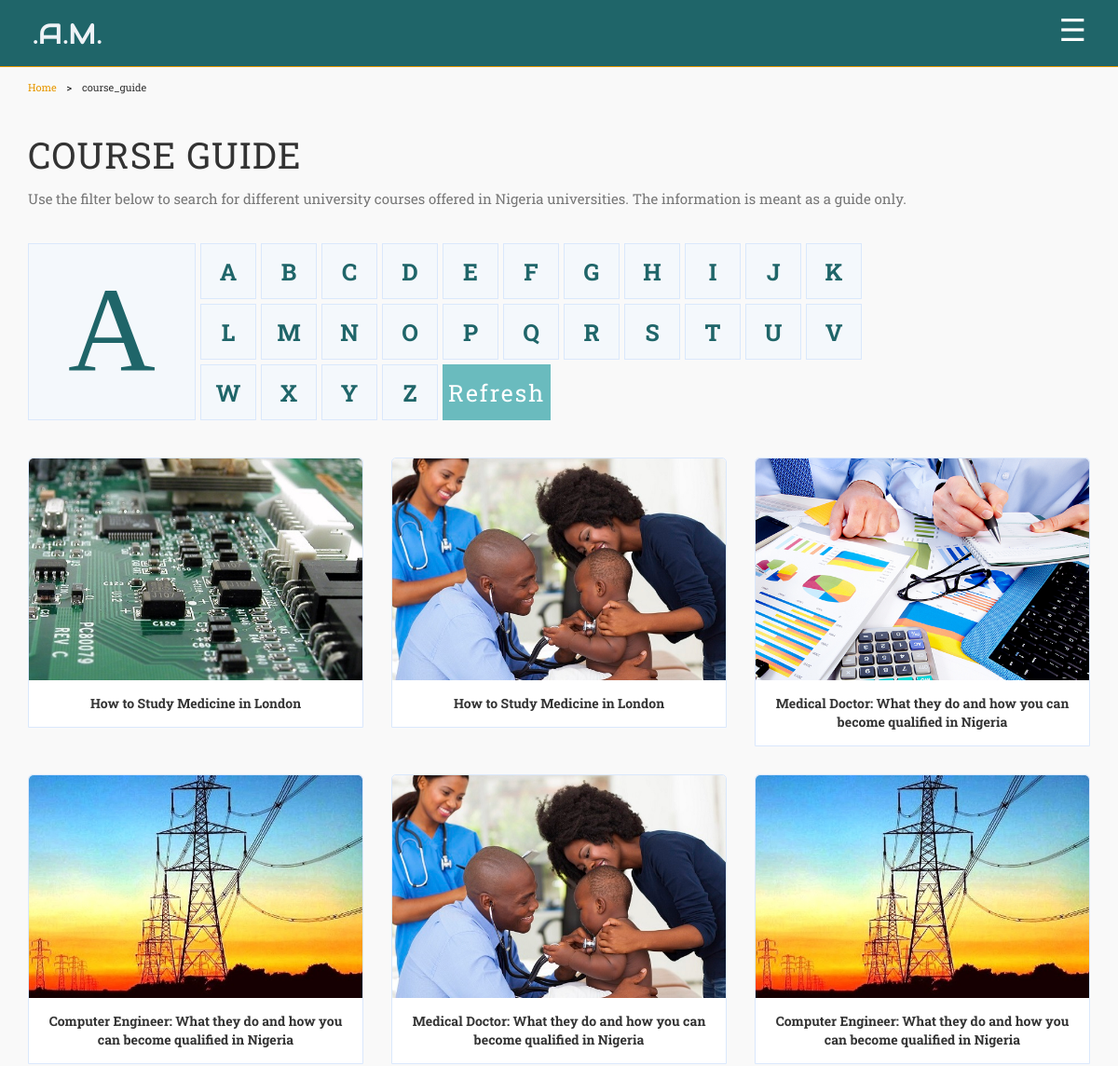
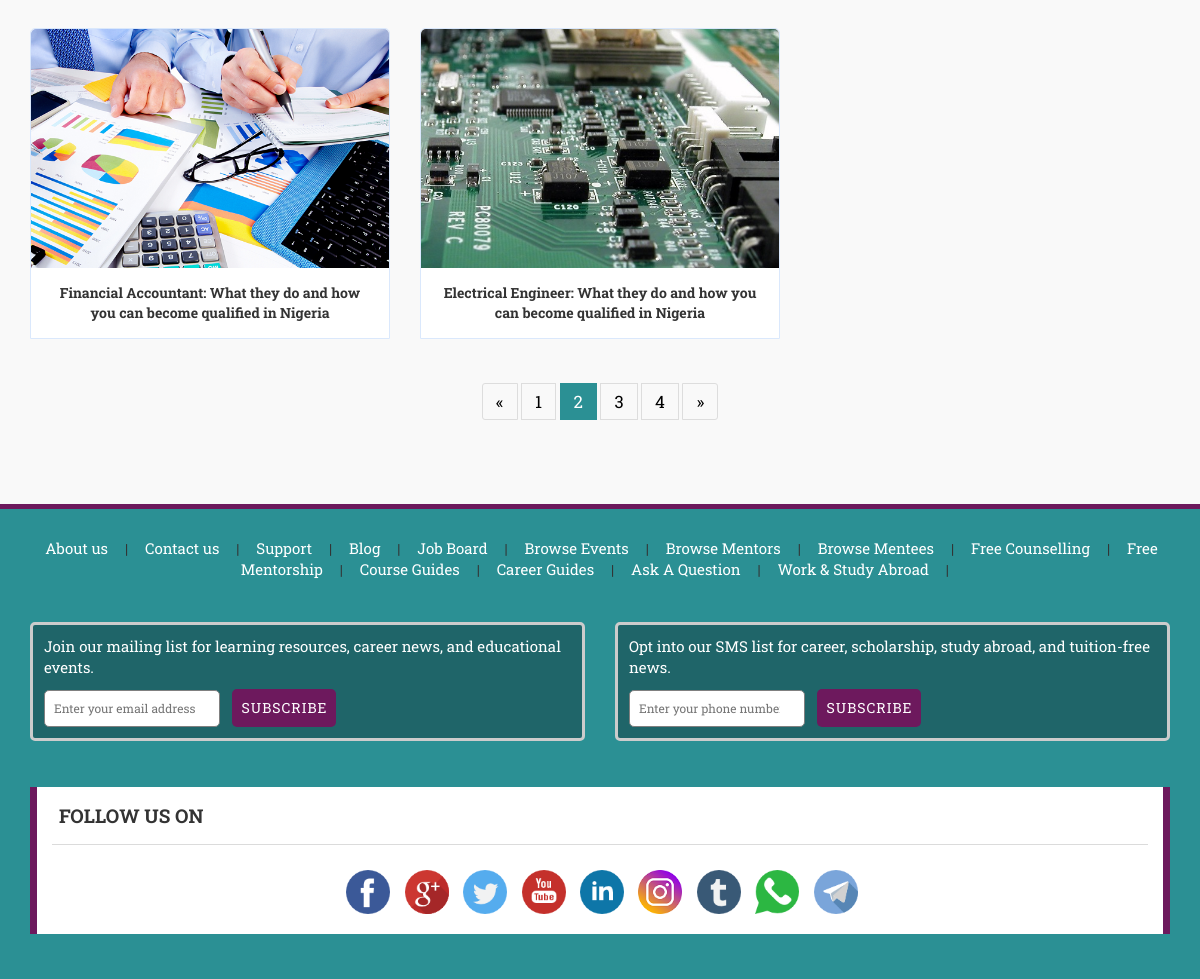
Screenshot of /index.php/course_guide with the database file from the repository (2 pictures, top to bottom).
### tables this page shows
CREATE TABLE `couse_guide` (
  `id` int(11) NOT NULL,
  `title` text NOT NULL,
  `description` longtext NOT NULL,
  `date` varchar(20) NOT NULL,
  `img` varchar(255) NOT NULL,
  `status` int(1) NOT NULL,
  `catid` int(11) NOT NULL,
  `tab1` text NOT NULL,
  `tab1_content` longtext NOT NULL,
  `tab2` text NOT NULL,
  `tab2_content` longtext NOT NULL,
  `tab3` text NOT NULL,
  `tab3_content` longtext NOT NULL,
  `tab4` text NOT NULL,
  `tab4_content` longtext NOT NULL,
  `tab5` text NOT NULL,
  `tab5_content` longtext NOT NULL,
  `tab6` text NOT NULL,
  `tab6_content` longtext NOT NULL,
  `tab7` text NOT NULL,
  `tab7_content` longtext NOT NULL,
  `tab8` text NOT NULL,
  `tab8_content` longtext NOT NULL,
  `tab9` text NOT NULL,
  `tab9_content` longtext NOT NULL,
  `type` varchar(10) NOT NULL,
  `postby` int(11) NOT NULL
);

CREATE TABLE `footermenu` (
  `id` int(11) NOT NULL,
  `name` varchar(100) NOT NULL,
  `url` varchar(100) NOT NULL
);

CREATE TABLE `socials` (
  `id` int(11) NOT NULL,
  `name` varchar(255) NOT NULL,
  `link` varchar(255) NOT NULL,
  `img` varchar(100) NOT NULL,
  `status` int(1) NOT NULL
);

### application/controllers/Course_guide.php (called while the page is built, shortened)
<?php
class Course_guide extends CI_Controller {
	function __construct() {
		$this->load->model("Mdl_career");
	}
	public function index()
	{
		$data['page_title'] = "Student Career Guilde: Guilding student for their careers";
		$data['career'] = $this->Mdl_career->allCareer();
		$this->load->view('template/header', $data);
		$this->load->view('course-guide', $data);
		$this->load->view('template/footer');
	}
}

### index.php (called while the page is built, shortened)
<?php
require_once BASEPATH.'core/CodeIgniter.php';

### application/models/Mdl_career.php (called while the page is built, shortened)
<?php
class Mdl_career extends CI_Model {
	function allCareer() {
		$this->db->order_by("id","DESC");
    $query = $this->db->get('couse_guide');
    return $query->result();
  }
}

### application/views/course-guide.php (the view, shortened to what this page needs)
<div class="container">
	<div class="row">
		<div class="col-md-12">
			<p class="career_guide">COURSE GUIDE</p>
			<p class="discretion">Use the filter below to search for different university courses offered in Nigeria universities. The information is meant as a guide only.</p>
		</div>
	</div>
</div>
<div class="container">
	<div class="row">
		<div class="col-md-2 big_alpha">
			<div class="big_box" id="mainadd">
				A
			</div>
		</div>
		<div class="col-md-10 small_alpha">
			<div class="row">
				<div class="col-md-12">
					<div class="small_boxes">
						<li onclick="clickText(this.id)" id="A" class="f-active">A</li>
						<li onclick="clickText(this.id)" id="B">B</li>
						<li onclick="clickText(this.id)" id="C">C</li>
						<li onclick="clickText(this.id)" id="D">D</li>
						<li onclick="clickText(this.id)" id="E">E</li>
						<li onclick="clickText(this.id)" id="F">F</li>
						<li onclick="clickText(this.id)" id="G">G</li>
						<li onclick="clickText(this.id)" id="H">H</li>
						<li onclick="clickText(this.id)" id="I">I</li>
						<li onclick="clickText(this.id)" id="J">J</li>
						<li onclick="clickText(this.id)" id="K">K</li>
					</div>
				</div>
				<div class="col-md-12">
					<div class="small_boxes">
						<li onclick="clickText(this.id)" id="L">L</li>
						<li onclick="clickText(this.id)" id="M">M</li>
						<li onclick="clickText(this.id)" id="N">N</li>
						<li onclick="clickText(this.id)" id="O">O</li>
						<li onclick="clickText(this.id)" id="P">P</li>
						<li onclick="clickText(this.id)" id="Q">Q</li>
						<li onclick="clickText(this.id)" id="R">R</li>
						<li onclick="clickText(this.id)" id="S">S</li>
						<li onclick="clickText(this.id)" id="T">T</li>
						<li onclick="clickText(this.id)" id="U">U</li>
						<li onclick="clickText(this.id)" id="V">V</li>
					</div>
				</div>
				<div class="col-md-12">
					<div class="small_boxes">
						<li onclick="clickText(this.id)" id="W">W</li>
						<li onclick="clickText(this.id)" id="X">X</li>
						<li onclick="clickText(this.id)" id="Y">Y</li>
						<li onclick="clickText(this.id)" id="Z">Z</li>
						<li style="background:none; border:none;"><button onclick="clickText(this.id)" id="All" type="button" name="button" class="resetFilter">Refresh</button></li>
					</div>
				</div>
			</div>
		</div>
	</div>
</div>
<div class="container">
	<div class="row course_guide position_l_r">
		<div class="container">
			<div class="row" id="result">
				<?php foreach($career as $row) : ?>
				<div class="col-sm-4 col-md-4">
					<div class="gallery">
						<a target="" href="<?php echo base_url()."course_guide/view/"; ?>">
							<img src="<?php echo base_url(); ?>images/<?php echo $row->img; ?>" alt="Electrical Enigineer">
						</a>
						<div class="desc"><?php echo $row->title; ?></div>
					</div>
				</div>
				<?php endforeach; ?>
			</div>
		</div>
	</div>
</div>
<div class="container">
	<div class="row">
		<div class="col-md-12">
			<div class="listpagination centerpagination">
			  <a href="#">«</a>
			  <a href="#">1</a>
			  <a class="active" href="#">2</a>
			  <a href="#">3</a>
			  <a href="#">4</a>
			  <a href="#">»</a>
			</div>
		</div>
	</div>
</div>

### application/views/template/footer.php (shortened to what this page needs)
<footer>
	<div class="container-fluid footer">
		<div class="container">
			<div class="row">
				<div class="col-md-12 menu text-center">
					<p>
						<?php $query = $this->db->get('footerMenu')->result();
						foreach($query as $f) {
						 ?>
						<a href="<?php echo $f->url; ?>"><?php echo $f->name; ?></a>
						<span> &nbsp;&nbsp; | &nbsp;&nbsp; </span>
					<?php } ?>
					</p>
				</div>
			</div>
			<div class="row newsletter_section">
				<div class="col-sm-6 col-md-6">
					<div class="subscription">
						<p>Join our mailing list for learning resources, career news, and educational events.</p>
						<div class="email_phone">
							<form>
							<input class="email" type="email" id="p-email" placeholder="Enter your email address" required>
							<input class="button" type="submit" value="SUBSCRIBE" onclick="mailList()">
						 </form>
						</div>
					</div>
					</div>
				<div class="col-sm-6 col-md-6">
					<div class="subscription">
						<p>Opt into our SMS list for career, scholarship, study abroad, and tuition-free news.</p>
						<div class="email_phone">
							<form>
							<input class="email" type="number" id="p-phone" placeholder="Enter your phone number" required/>
							<input class="button" type="submit" value="SUBSCRIBE" onclick="phoneList()">
							</form>
						</div>
					</div>
				</div>
			</div>
			<?php
				$query = $this->db->get('socials')->result();
			?>
			<div class="row">
				<div class="col-md-12">
					<div class="followus">
						<p class="text">FOLLOW US ON</p>
						<hr class="divider">
						<div class="text-center">
						<?php foreach($query as $r) { ?>
						<div class="social_share_icon">
							<a href="<?php echo $r->link; ?>"><img class="img-responsive" src="<?php echo base_url(); ?>images/<?php echo $r->img; ?>" alt="Lights"></a>
						</div>
					<?php } ?>
					</div>
					</div>
				</div>
			</div>
		</div>
	</div>
</footer>
</body>
</html>

### css/custom.css (style rules this page uses)
footer { margin-top: 75px; position: relative; }

### css/agency.css (style rules this page uses)
body { webkit-tap-highlight-color: #fed136; }

### css/style.css (style rules this page uses)
a { text-decoration: none; }

### rows the page displays
couse_guide: img (picture), title "How to Study Medicine in London"
couse_guide: img (picture), title "How to Study Medicine in London"
couse_guide: img (picture), title "Medical Doctor: What they do and how you can become qualified in Nigeria"
couse_guide: img (picture), title "Computer Engineer: What they do and how you can become qualified in Nigeria"
couse_guide: img (picture), title "Medical Doctor: What they do and how you can become qualified in Nigeria"
couse_guide: img (picture), title "Computer Engineer: What they do and how you can become qualified in Nigeria"
couse_guide: img (picture), title "Financial Accountant: What they do and how you can become qualified in Nigeria"
couse_guide: img (picture), title "Electrical Engineer: What they do and how you can become qualified in Nigeria"
footermenu: name "About us"
footermenu: name "Contact us"
footermenu: name "Support"
footermenu: name "Blog"
footermenu: name "Job Board"
footermenu: name "Browse Events"
footermenu: name "Browse Mentors"
footermenu: name "Browse Mentees"
footermenu: name "Free Counselling"
footermenu: name "Free Mentorship"
footermenu: name "Course Guides"
footermenu: name "Career Guides"
footermenu: name "Ask A Question"
footermenu: name "Work & Study Abroad"
socials: img (picture)
socials: img (picture)
socials: img (picture)
socials: img (picture)
socials: img (picture)
socials: img (picture)
socials: img (picture)
socials: img (picture)
socials: img (picture)

### other values shown
$this->uri->segment(1) "course_guide"
